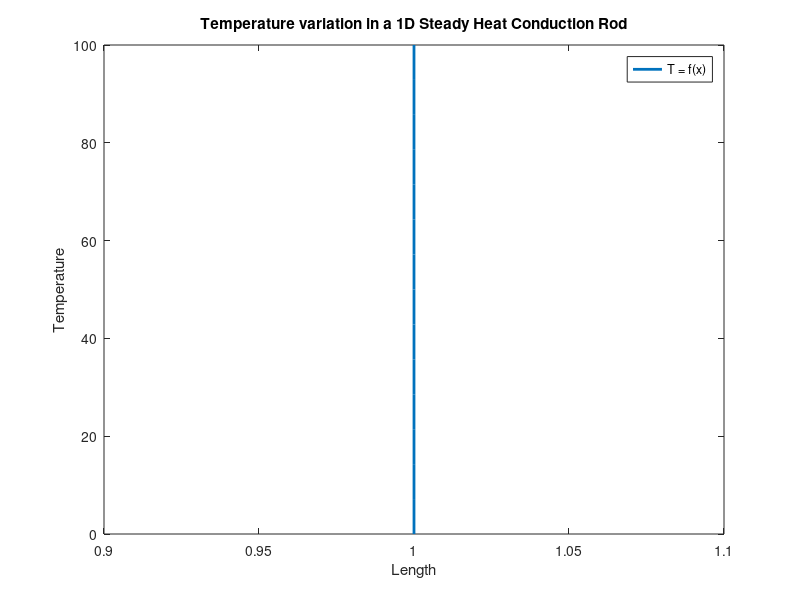

The MATLAB source for this figure:
%Point Successive Over-Relaxation Method (PSOR) for Steady State 1D Heat Conduction

clear all; clc;

n = 15; %Defining number of nodes
L = 1; %Length of the domain (SI Units)

N = 0; %Iteration Counter => gives the total number of iterations taken to arrive at the approximate answer

%Initializing the Temperature matrix
T = zeros(1,n); %Initializes a "1 x n" matrix for temperature

%Boundary Conditions
%TA = 100; => Left Boundary Node
%TB = 0;   => Right Boundary Node
T(1,1) = 100;
T(1,n) = 0;

%Relaxation Parameter (Used for PSOR)
w = 1.8; %In general 1<w<2
%If w = 1, we arrive at the solution based on Gauss Seidel Method but with a lot more number of iterations

%Algorithm
error = 1; %Error initially; %Can be arbitrary
epsilon = 0.000001; %Allowable Tolerance
%IF ERROR <= EPSILON, we arrive at our solution for "N" number of iterations at the end

while error>=epsilon %This step goes on as long as Max error in the "T matrix" is greater than or equal to the Tolerance (Epsilon)

  T_old = T; %T_old refers to the T obtained in the previous iteration.
  
  N = N+1; %Iteration counter incremented for every iteration that the "while loop" takes
    
  for i=2:n-1 %This loop runs for obtaining all the Temperature values for all the "INTERNAL NODES".
    T(i) = (1-w)*T_old(i) + (w/2)*(T(i-1) + T_old(i+1));
  end
  
  error = max(abs(T-T_old));
end

%Results
T %Displays the resultant Temperature Matrix
N %Displays the number of iterations took to arrive at the final values
error %Displays the final error
  
%Plots
x = linspace(1,L,n);
plot(x,T,'LineWidth',2)
xlabel('Length')
ylabel('Temperature')
title('Temperature variation in a 1D Steady Heat Conduction Rod')
legend('T = f(x)')
